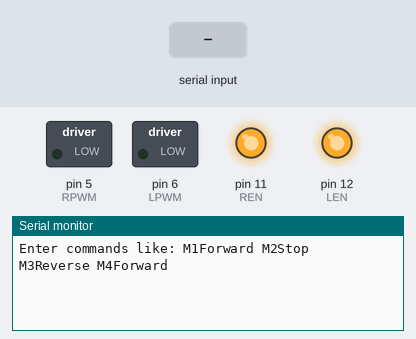
Bench run of a sketch on a simulated Arduino Uno, built with avr-gcc and run on an emulated ATmega328P. Parts: switched loads named in the sketch (green lamp = pin HIGH), output pins drawn as LEDs (lit = HIGH), the last lines printed to the serial monitor. The test bench sets the inputs (shaded band).

Above: at 1.2 s.
1.3 s: "M1" received over Serial
At 2.5 s:
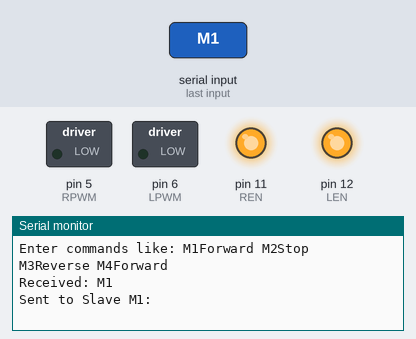
2.8 s: "M4" received over Serial
At 4.0 s:
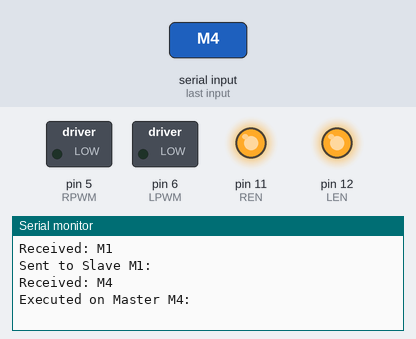
4.3 s: "Forward" received over Serial
At 5.0 s:
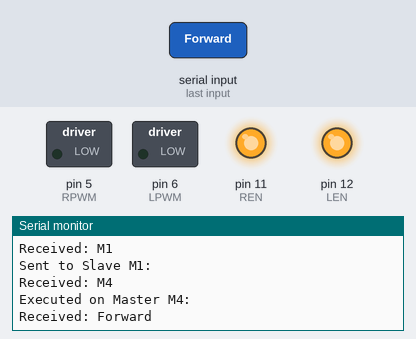

The sketch:

Master_I2C_Motor_controller.ino
```cpp
/*
 * I2C Master Motor Controller
 *
 * This code controls one motor (Motor 4) directly using BTS7960
 * and communicates with slave Arduinos to control Motor 1, 2, and 3 over I2C.
 *
 * Commands are sent over Serial in the following format:
 *     M1Forward M2Stop M3Reverse M4Forward
 *
 * Author: Suman Das Adhikary
 */

#include <Wire.h>

String readString;

// Motor 4 (connected to Master) pin definitions
#define RPWM 5
#define LPWM 6
#define REN 11
#define LEN 12

void setup() {
  Wire.begin();              // Start I2C communication as Master
  Serial.begin(9600);        // Start serial monitor
  Serial.println("Enter commands like: M1Forward M2Stop M3Reverse M4Forward");

  // Setup Motor 4 pins (BTS7960 Driver)
  pinMode(RPWM, OUTPUT);
  pinMode(LPWM, OUTPUT);
  pinMode(REN, OUTPUT);
  pinMode(LEN, OUTPUT);

  digitalWrite(REN, HIGH);   // Enable BTS7960 inputs
  digitalWrite(LEN, HIGH);
}

void loop() {
  // Collect serial input
  while (Serial.available()) {
    delay(2);
    char c = Serial.read();
    readString += c;
  }

  if (readString.length() > 0) {
    readString.trim();
    Serial.println("Received: " + readString);

    // Break the input into individual motor commands
    while (readString.length() > 0) {
      int spaceIndex = readString.indexOf(' ');
      String cmd;

      if (spaceIndex != -1) {
        cmd = readString.substring(0, spaceIndex);
        readString = readString.substring(spaceIndex + 1);
        readString.trim();
      } else {
        cmd = readString;
        readString = "";
      }

      if (cmd.length() > 0) {
        processCommand(cmd);
      }
    }
  }
}

// Processes command string like "M1Forward"
void processCommand(String cmd) {
  int motorNum = 0;
  String action = "";

  if (cmd.startsWith("M1")) { motorNum = 1; action = cmd.substring(2); }
  else if (cmd.startsWith("M2")) { motorNum = 2; action = cmd.substring(2); }
  else if (cmd.startsWith("M3")) { motorNum = 3; action = cmd.substring(2); }
  else if (cmd.startsWith("M4")) { motorNum = 4; action = cmd.substring(2); }

  // Send to slave motors (M1 to M3)
  if (motorNum >= 1 && motorNum <= 3) {
    Wire.beginTransmission(motorNum);
    Wire.write(action.c_str());
    Wire.endTransmission();
    Serial.println("Sent to Slave M" + String(motorNum) + ": " + action);
  }
  // Apply command to Master Motor (M4)
  else if (motorNum == 4) {
    applyM4Command(action);
    Serial.println("Executed on Master M4: " + action);
  }
}

// Execute action (Forward, Reverse, Stop) on Motor 4
void applyM4Command(String command) {
  if (command == "Forward") {
    analogWrite(RPWM, 200);
    analogWrite(LPWM, 0);
  } else if (command == "Reverse") {
    analogWrite(RPWM, 0);
    analogWrite(LPWM, 200);
  } else if (command == "Stop") {
    analogWrite(RPWM, 0);
    analogWrite(LPWM, 0);
  }
}
```

Measured:
- after the input at 1.3 s, the serial monitor: prints a new line at once (image 1)
- after the input at 2.8 s, the serial monitor: prints a new line at once (image 2)
- after the input at 4.3 s, the serial monitor: prints a new line at once (image 3)
